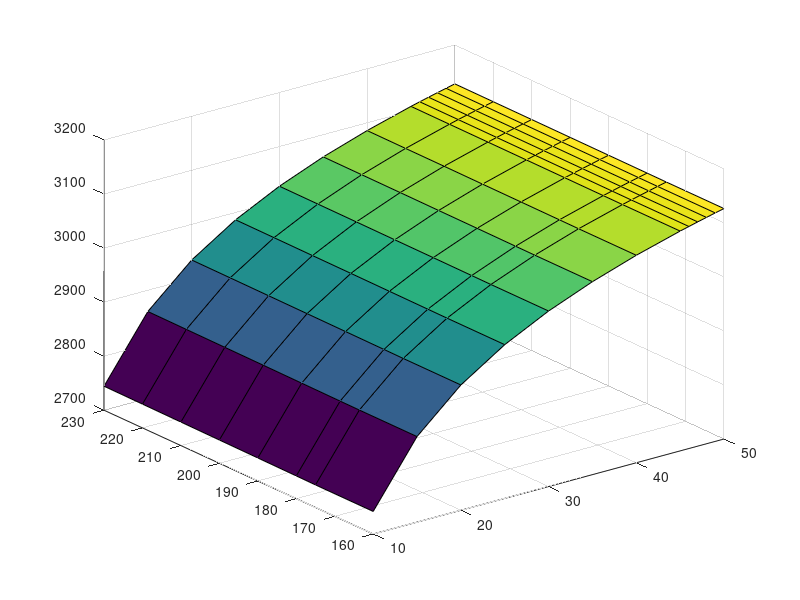
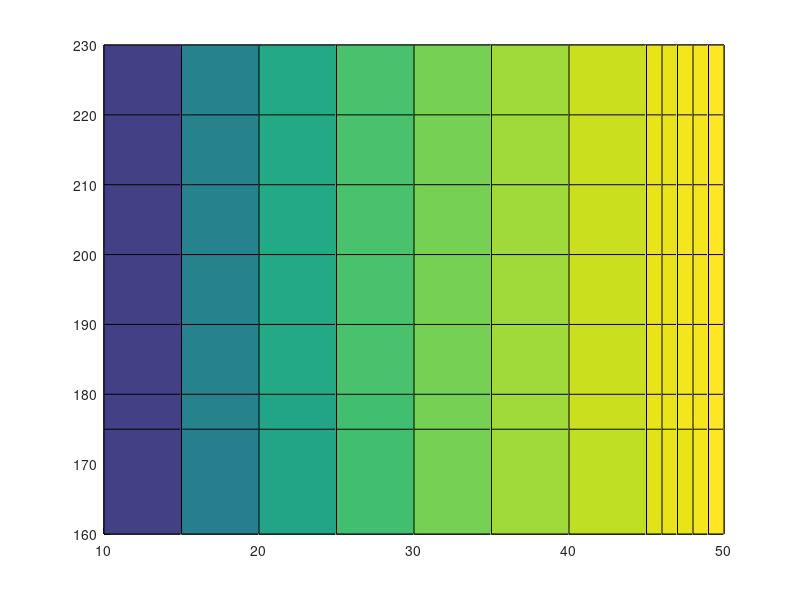

MATLAB code for these plots, in order: (Note: this script raises an error after producing the figures.)
%% cancella
close all; clc; clear;

Pc = [160
175
180
190
200
210
220
230];

AeR = [10
15
20
25
30
35
40
45
46
47
48
49
50];

IS = [160 120 120 230 140 250 400 502 302 120 110 120 130
175 120 120 230 140 250 400 502 302 120 110 120 130
180 120 120 230 140 250 400 502 302  120 110 120 130
190 120 120 230 140 250 400 502 302 120 110 120 130
200 140 250 400 502 302 120 110 120 130 200 300 400
210 140 250 400 502 302 120 110 120 130 500 600 700 
220 140 250 400 502 302 120 110 120 130 500 400 320
230 120 120 230 140 250 400 502 302  120 110 120 130];

Is_1 = [   2.7417*10^+03
   2.8583*10^+03
   2.9318*10^+03
   2.9844*10^+03
   3.0247*10^+03
   3.0570*10^+03
   3.0839*10^+03
   3.1067*10^+03
   3.1108*10^+03
   3.1149*10^+03
   3.1188*10^+03
   3.1227*10^+03
   3.1264*10^+03];
Is_2 = [   2.7417*10^+03
   2.8583*10^+03
   2.9318*10^+03
   2.9844*10^+03
   3.0247*10^+03
   3.0570*10^+03
   3.0839*10^+03
   3.1067*10^+03
   3.1108*10^+03
   3.1149*10^+03
   3.1188*10^+03
   3.1227*10^+03
   3.1264*10^+03];
Is_3 = [   2.7420*10^+03
   2.8585*10^+03
   2.9321*10^+03
   2.9846*10^+03
   3.0249*10^+03
   3.0572*10^+03
   3.0841*10^+03
   3.1069*10^+03
   3.1110*10^+03
   3.1151*10^+03
   3.1190*10^+03
   3.1228*10^+03
   3.1266*10^+03];
Is_4 = [   2.7425*10^+03
   2.8590*10^+03
   2.9325*10^+03
   2.9850*10^+03
   3.0253*10^+03
   3.0576*10^+03
   3.0844*10^+03
   3.1072*10^+03
   3.1114*10^+03
   3.1154*10^+03
   3.1193*10^+03
   3.1232*10^+03
   3.1269*10^+03];
Is_5 = [
        2.7430*10^+03
   2.8595*10^+03
   2.9329*10^+03
   2.9854*10^+03
   3.0256*10^+03
   3.0579*10^+03
   3.0847*10^+03
   3.1075*10^+03
   3.1117*10^+03
   3.1157*10^+03
   3.1197*10^+03
   3.1235*10^+03
   3.1272*10^+03];
Is_6 = [    2.7435*10^+03
   2.8599*10^+03
   2.9333*10^+03
   2.9857*10^+03
   3.0260*10^+03
   3.0583*10^+03
   3.0851*10^+03
   3.1078*10^+03
   3.1120*10^+03
   3.1160*10^+03
   3.1200*10^+03
   3.1238*10^+03
   3.1275*10^+03];
Is_7 = [
         2.7440*10^+03
   2.8603*10^+03
   2.9337*10^+03
   2.9861*10^+03
   3.0263*10^+03
   3.0586*10^+03
   3.0853*10^+03
   3.1081*10^+03
   3.1123*10^+03
   3.1163*10^+03
   3.1202*10^+03
   3.1241*10^+03
   3.1278*10^+03];
Is_8 = [
         2.7444*10^+03
   2.8607*10^+03
   2.9340*10^+03
   2.9864*10^+03
   3.0266*10^+03
   3.0589*10^+03
   3.0856*10^+03
   3.1084*10^+03
   3.1125*10^+03
   3.1166*10^+03
   3.1205*10^+03
   3.1243*10^+03
   3.1281*10^+03];
Is_9 = [  
      2.8349*10^+03
   2.9545*10^+03
   3.0294*10^+03
   3.0825*10^+03
   3.1231*10^+03
   3.1556*10^+03
   3.1824*10^+03
   3.2051*10^+03
   3.2093*10^+03
   3.2133*10^+03
   3.2172*10^+03
   3.2210*10^+03
   3.2248*10^+03];
Is_10 = [   
      2.8366*10^+03
   2.9559*10^+03
   3.0307*10^+03
   3.0837*10^+03
   3.1242*10^+03
   3.1566*10^+03
   3.1834*10^+03
   3.2061*10^+03
   3.2103*10^+03
   3.2143*10^+03
   3.2182*10^+03
   3.2220*10^+03
   3.2257*10^+03];
Is_11 = [   
      2.8371*10^+03
   2.9564*10^+03
   3.0311*10^+03
   3.0841*10^+03
   3.1246*10^+03
   3.1570*10^+03
   3.1838*10^+03
   3.2064*10^+03
   3.2106*10^+03
   3.2146*10^+03
   3.2185*10^+03
   3.2223*10^+03
   3.2260*10^+03];
Is_12 = [   
      2.8381*10^+03
   2.9572*10^+03
   3.0319*10^+03
   3.0848*10^+03
   3.1253*10^+03
   3.1576*10^+03
   3.1844*10^+03
   3.2070*10^+03
   3.2112*10^+03
   3.2152*10^+03
   3.2191*10^+03
   3.2229*10^+03
   3.2266*10^+03];
Is_13 = [  
      2.8390*10^+03
   2.9580*10^+03
   3.0326*10^+03
   3.0855*10^+03
   3.1259*10^+03
   3.1582*10^+03
   3.1849*10^+03
   3.2076*10^+03
   3.2117*10^+03
   3.2157*10^+03
   3.2196*10^+03
   3.2234*10^+03
   3.2271*10^+03];
Is_14 = [   
      2.8398*10^+03
   2.9588*10^+03
   3.0333*10^+03
   3.0861*10^+03
   3.1265*10^+03
   3.1588*10^+03
   3.1855*10^+03
   3.2081*10^+03
   3.2122*10^+03
   3.2163*10^+03
   3.2202*10^+03
   3.2240*10^+03
   3.2276*10^+03];
Is_15 = [  
      2.8406*10^+03
   2.9595*10^+03
   3.0339*10^+03
   3.0867*10^+03
   3.1271*10^+03
   3.1593*10^+03
   3.1860*10^+03
   3.2086*10^+03
   3.2127*10^+03
   3.2167*10^+03
   3.2206*10^+03
   3.2244*10^+03
   3.2281*10^+03];
Is_16 =[   
      2.8414*10^+03
   2.9602*10^+03
   3.0345*10^+03
   3.0873*10^+03
   3.1276*10^+03
   3.1598*10^+03
   3.1865*10^+03
   3.2091*10^+03
   3.2132*10^+03
   3.2172*10^+03
   3.2211*10^+03
   3.2249*10^+03
   3.2286*10^+03];

IS1 = [Is_1'; Is_2'; Is_3'; Is_4'; Is_5'; Is_6'; Is_7'; Is_8'];

figure(1)
surf(AeR,Pc,IS1)

IS2 = [Is_9'; Is_10'; Is_11'; Is_12'; Is_13'; Is_14'; Is_15'; Is_16'];

figure(2)
hold on
surf(AeR,Pc,IS1)
surf(AeR,Pc,IS2)

%% provo con rapporto di pressioni
Pc = [210
220
230
240
250
260
270
280
290
300
310];

AeR = [10
15
20
25
30
35
40
45
46
47
48
49
50];

Is_R1 = [   2.7351*10^+03
   2.7423*10^+03
   2.7491*10^+03
   2.7556*10^+03
   2.7617*10^+03
   2.7675*10^+03
   2.7731*10^+03
   2.7784*10^+03
   2.7834*10^+03
   2.7883*10^+03
   2.7929*10^+03];
Is_R2 = [
   2.7275*10^+03
   2.7727*10^+03
   2.8072*10^+03
   2.8347*10^+03
   2.8575*10^+03
   2.8767*10^+03
   2.8802*10^+03
   2.8837*10^+03
   2.8870*10^+03
   2.8902*10^+03
   2.8933*10^+03];

ISR = [Is_R1 Is_R2];

figure(2)
surf(AeR,Pc,ISR)
